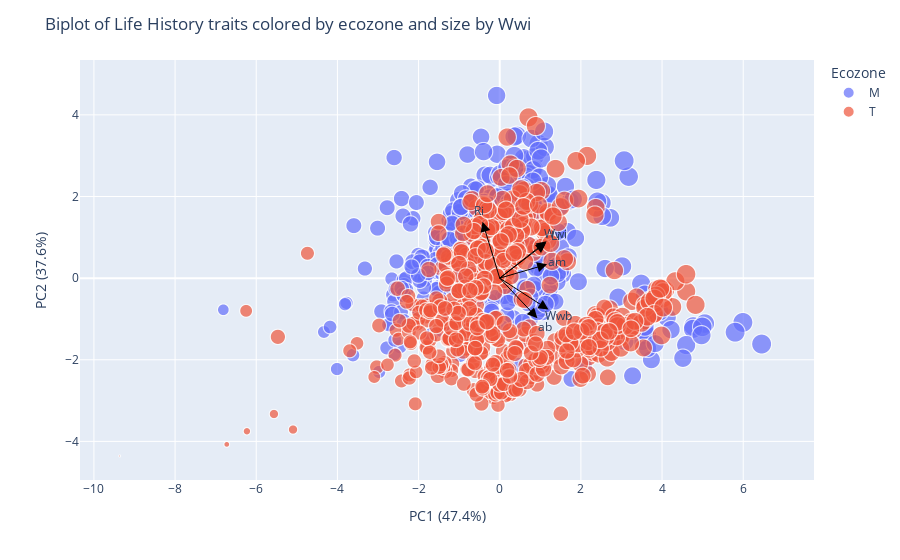

Notebook cell for this chart:
### Code cell
x_range = principal_components[:, 0].max() - principal_components[:, 0].min()
y_range = principal_components[:, 1].max() - principal_components[:, 1].min()

scale = 0.3 * np.mean([x_range, y_range])
scaled_loadings = loadings * scale

#color
size_variable = final_df["Wwi"] - final_df["Wwi"].min() + 0.1  # +0.1 évite les zéros

fig = px.scatter(
    pca_df, 
    x="PC1", 
    y="PC2", 
    color=final_df['ecozone'],
    color_continuous_scale="Viridis", 
    hover_name=final_df["species"],
    size=size_variable,
    )

for i, feature in enumerate(features):
    x = scaled_loadings[i, 0]
    y = scaled_loadings[i, 1]

    fig.add_annotation(
        ax=0, ay=0,
        axref="x", ayref="y",
        x=scaled_loadings[i, 0],
        y=scaled_loadings[i, 1],
        showarrow=True,
        arrowsize=2,
        arrowhead=2,
        xanchor="right",
        yanchor="top",
        arrowcolor="black",
    )

    fig.add_annotation(
        x=x * 1.2,  
        y=y * 1.2,
        text=feature,
        showarrow=False,
        font=dict(size=12),
        xanchor="center",
        yanchor="middle",
    )

fig.update_layout(
    title="Biplot of Life History traits colored by ecozone and size by Wwi",
    xaxis_title=f"PC1 ({pc1_var:.1f}%)",
    yaxis_title=f"PC2 ({pc2_var:.1f}%)",
    legend_title="Ecozone",
)

fig.show()
fig.write_html("biplot2.html")

### Figure 1 — Plotly figure (JSON) as saved in the notebook; plotly's stock layout.template omitted (floating-point values rounded to 4 significant figures; data arrays with more than 128 entries replaced by an {"elided": "..."} marker saying what was removed)
{"data": [{"hovertemplate": "<b>%{hovertext}</b><br><br>color=M<br>PC1=%{x}<br>PC2=%{y}<br>size=%{marker.size}<extra></extra>", "hovertext": {"elided": "550 str values"}, "legendgroup": "M", "marker": {"color": "#636efa", "size": {"elided": "550 float values"}, "sizemode": "area", "sizeref": 0.0226, "symbol": "circle"}, "mode": "markers", "name": "M", "showlegend": true, "type": "scattergl", "x": {"elided": "550 float values"}, "xaxis": "x", "y": {"elided": "550 float values"}, "yaxis": "y"}, {"hovertemplate": "<b>%{hovertext}</b><br><br>color=T<br>PC1=%{x}<br>PC2=%{y}<br>size=%{marker.size}<extra></extra>", "hovertext": {"elided": "558 str values"}, "legendgroup": "T", "marker": {"color": "#EF553B", "size": {"elided": "558 float values"}, "sizemode": "area", "sizeref": 0.0226, "symbol": "circle"}, "mode": "markers", "name": "T", "showlegend": true, "type": "scattergl", "x": {"elided": "558 float values"}, "xaxis": "x", "y": {"elided": "558 float values"}, "yaxis": "y"}], "layout": {"annotations": [{"arrowcolor": "black", "arrowhead": 2, "arrowsize": 2, "ax": 0, "axref": "x", "ay": 0, "ayref": "y", "showarrow": true, "x": 1.17, "xanchor": "right", "y": 0.3391, "yanchor": "top"}, {"font": {"size": 12}, "showarrow": false, "text": "am", "x": 1.404, "xanchor": "center", "y": 0.407, "yanchor": "middle"}, {"arrowcolor": "black", "arrowhead": 2, "arrowsize": 2, "ax": 0, "axref": "x", "ay": 0, "ayref": "y", "showarrow": true, "x": 1.154, "xanchor": "right", "y": 0.9037, "yanchor": "top"}, {"font": {"size": 12}, "showarrow": false, "text": "Wwi", "x": 1.385, "xanchor": "center", "y": 1.084, "yanchor": "middle"}, {"arrowcolor": "black", "arrowhead": 2, "arrowsize": 2, "ax": 0, "axref": "x", "ay": 0, "ayref": "y", "showarrow": true, "x": -0.4245, "xanchor": "right", "y": 1.38, "yanchor": "top"}, {"font": {"size": 12}, "showarrow": false, "text": "Ri", "x": -0.5094, "xanchor": "center", "y": 1.656, "yanchor": "middle"}, {"arrowcolor": "black", "arrowhead": 2, "arrowsize": 2, "ax": 0, "axref": "x", "ay": 0, "ayref": "y", "showarrow": true, "x": 1.201, "xanchor": "right", "y": -0.7708, "yanchor": "top"}, {"font": {"size": 12}, "showarrow": false, "text": "Wwb", "x": 1.441, "xanchor": "center", "y": -0.925, "yanchor": "middle"}, {"arrowcolor": "black", "arrowhead": 2, "arrowsize": 2, "ax": 0, "axref": "x", "ay": 0, "ayref": "y", "showarrow": true, "x": 1.138, "xanchor": "right", "y": 0.8633, "yanchor": "top"}, {"font": {"size": 12}, "showarrow": false, "text": "Li", "x": 1.365, "xanchor": "center", "y": 1.036, "yanchor": "middle"}, {"arrowcolor": "black", "arrowhead": 2, "arrowsize": 2, "ax": 0, "axref": "x", "ay": 0, "ayref": "y", "showarrow": true, "x": 0.9281, "xanchor": "right", "y": -0.9816, "yanchor": "top"}, {"font": {"size": 12}, "showarrow": false, "text": "ab", "x": 1.114, "xanchor": "center", "y": -1.178, "yanchor": "middle"}], "legend": {"itemsizing": "constant", "title": {"text": "Ecozone"}, "tracegroupgap": 0}, "margin": {"t": 60}, "title": {"text": "Biplot of Life History traits colored by ecozone and size by Wwi"}, "xaxis": {"anchor": "y", "domain": [0, 1], "title": {"text": "PC1 (47.4%)"}}, "yaxis": {"anchor": "x", "domain": [0, 1], "title": {"text": "PC2 (37.6%)"}}}}
